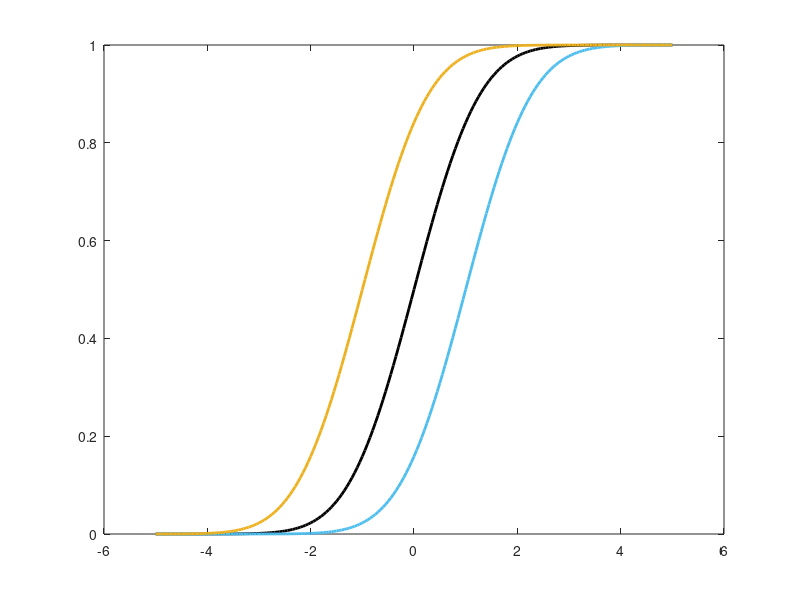

This chart was generated by the following MATLAB code: (Note: this script raises an error after producing the figure.)
clear all ; close all; 
cd ../


color_blue = [0.3010, 0.7450, 0.9330];
color_yellow = [0.9290 0.6940, 0.1250];

color_bp1 = [154, 208, 229]/255;
color_bp2 = [201, 221, 230]/255;

color_yp2 =  [237, 232, 196]/255;
color_yp1 =  [234, 223, 131]/255;

cmap_curves = [color_blue; color_bp1; color_bp2; color_yp2; color_yp1; color_yellow];


%% Psychometric curves (conceptual)

figure(41); clf; set(gcf,'position', [ 224        1019         159         139]); 
plot([-5:0.05:5], normcdf([-5:0.05:5], 0, 1),'-','color', 'k','linew', 2); hold on; 
plot([-5:0.05:5], normcdf([-5:0.05:5], 1, 1),'-','color', color_blue,'linew', 2);
plot([-5:0.05:5], normcdf([-5:0.05:5], -1, 1),'-','color', color_yellow,'linew', 2);

set_str{1} = 'retro'; 
set_str{2} = []; 
set_str{3} = 'subtract'; 

%% BMBU (Fig 4 or 5 E, G , H)
xxd = [-2:2]; Xxd = [ones(size(xxd')), xxd'];
linealph = 1; 
mk_type = 's';
for iplot  = 1 : length(set_str)
    str_att = set_str{iplot}; 
    if (iplot == 1)
        load('./results_exante/BMBU/exante_BMBU_retro.mat')
    elseif (iplot  == 2)
        load('./results_exante/BMBU/exante_BMBU_prosp.mat')
    elseif (iplot == 3)
        load('./results_exante/BMBU/exante_BMBU_subtract.mat')
    end
  
axis_small = 1:3; axis_large = 3:5;
len_sim = size(sim_sSam, 1); 

b_simAggsSam = nanmean(sim_sSam,1);
b_simAgglSam = nanmean(sim_lSam,1); 
b_simAggsDiff = nanmean(sim_sDiff,1); 
b_simAgglDiff = nanmean(sim_lDiff,1); 

e_sSam = nanstd(sim_sSam,1)/sqrt(len_sim);
e_lSam = nanstd(sim_lSam,1)/sqrt(len_sim); 
e_sDiff = nanstd(sim_sDiff,1)/sqrt(len_sim); 
e_lDiff = nanstd(sim_lDiff,1)/sqrt(len_sim); 


figure(41+iplot);

stp = 0; 
subplot(1,2,1);
    plot( [-3 3], [0 0 ],'-','color', [0.7 0.7 0.7], 'linewidth', 0.8);  hold on;
    plot([0 0], [-4 4], '-','color',[0.5 0.5 0.5]); hold on; 

    choiceColor = cmap_curves(1:3,:); col_regime = color_blue; 
    h=plot(Xxd(axis_small,2)', b_simAggsSam(:, axis_small),'-', 'color', col_regime , 'linewidth', 4); h.Color(4) = linealph; 

    for ic = 1 : 3
        h=plot(Xxd(axis_small(ic),2)' , b_simAggsSam(:, axis_small(ic)),mk_type, 'markerfacecolor', choiceColor(ic,:) ,'markeredgecolor', choiceColor(ic,:), 'linewidth', 1, 'markersize', 12); 
        errorbar(Xxd(axis_small(ic),2)'+ stp, b_simAggsSam(:, axis_small(ic)),  e_sSam(:, axis_small(ic)),'color', 'k', 'linewidth', 1 ,'linestyle','none'); 
    end
xlim([-3 3]); set(gca,'fontsize', 20,'xtick', -2:2, 'ticklength', [0.03 0.03]); xlabel('Stimulus_{\itt}_{\it-}_{\it1}'); ylabel('PSE_{\itt}')


choiceColor = cmap_curves(4:6,:); col_regime = color_yellow; 
    h=plot(Xxd(axis_large,2)', b_simAgglSam(:, axis_large),'-', 'color', col_regime, 'linewidth', 4); h.Color(4) = linealph; 
    for ic = 1 : 3
        h=plot(Xxd(axis_large(ic),2)' , b_simAgglSam(:, axis_large(ic)),mk_type, 'markerfacecolor', choiceColor(ic,:) , 'markeredgecolor', choiceColor(ic,:) , 'linewidth', 1, 'markersize', 12); 
        errorbar(Xxd(axis_large(ic),2)' + stp, b_simAgglSam(:, axis_large(ic)),  e_lSam(:, axis_large(ic)),'color', 'k', 'linewidth', 1 ,'linestyle','none'); 
    end


set(gca,'fontsize', 25, 'xtick', -2:2, 'xticklabel',{'-2','-1','0','1','2'}); xlabel('Stimulus_{\itt}_{\it-}_{\it1}') 
xlim([-3 3]);  set(gca,'linewidth', 2,'ticklength', [0.03 003])
set(gca, 'ytick', [-0.5 0 0.5], 'yticklabel', {'-','0','+'}) ;
xlabel('Stimulus_{\ittoi}') 

subplot(1,2,2);
plot( [-3 3], [0 0 ],'-','color', [0.7 0.7 0.7], 'linewidth', 0.8);  hold on;
plot([0 0], [-4 4], '-','color',[0.5 0.5 0.5]); hold on; 



choiceColor = flipud(cmap_curves(1:3,:)); col_regime = color_blue; 


h=plot(Xxd(axis_large,2)', b_simAggsDiff(:, axis_large),'-', 'color', col_regime , 'linewidth', 4); 
h.Color(4) = linealph; 


for ic = 1 : 3
h=plot(Xxd(axis_large(ic),2)' , b_simAggsDiff(:, axis_large(ic)),mk_type, 'markerfacecolor', choiceColor(ic,:) , 'markeredgecolor', choiceColor(ic,:) ,'linewidth', 1, 'markersize', 12); 
errorbar(Xxd(axis_large(ic),2)'+ stp, b_simAggsDiff(:, axis_large(ic)),  e_sDiff(:, axis_large(ic)),'color', 'k', 'linewidth', 1,'linestyle','none'); 
end


choiceColor = flipud( cmap_curves(4:6,:) ); col_regime = color_yellow; 


h=plot(Xxd(axis_small,2)',b_simAgglDiff(:, axis_small), '-', 'color', col_regime, 'linewidth', 4); 
h.Color(4) = linealph; 


for ic = 1 : 3
h=plot(Xxd(axis_small(ic),2)' , b_simAgglDiff(:, axis_small(ic)),mk_type, 'markerfacecolor', choiceColor(ic,:)  , 'markeredgecolor', choiceColor(ic,:)  ,'linewidth', 1, 'markersize', 12); 
errorbar(Xxd(axis_small(ic),2)'+ stp, b_simAgglDiff(:, axis_small(ic)),  e_lDiff(:, axis_small(ic)),'color', 'k', 'linewidth', 1,'linestyle','none'); 
end

xlim([-3 3]); set(gca,'fontsize', 25,'xtick', -2:2, 'ticklength', [0.03 0.03]); 
set(gca,'linewidth', 2,'ticklength', [0.03 003]); set(gca, 'ytick', [-0.5 0 0.5], 'yticklabel', {'-','0','+'}) ;
xlabel('Stimulus_{\ittoi}') 



set(gcf,'position', [ 2887         334         761         339]); 

yl = 1;
subplot(1,2,1); 
set(gca,'ytick', [-yl,0, yl], 'yticklabel', {['-',num2str(yl)], '0', num2str(yl)});
ylim([-yl yl]); 


if (isempty(str_att))    
    subplot(1,2,1); ylabel('PSE_{\ittoi}_{\it +}_{\it1}'); box off;
    subplot(1,2,2); ylabel('PSE_{\ittoi}_{\it +}_{\it1}'); box off; 
elseif strcmp(str_att, 'retro')
    subplot(1,2,1); ylabel('PSE_{\ittoi}_{\it -}_{\it1}'); box off;
    subplot(1,2,2);ylabel('PSE_{\ittoi}_{\it -}_{\it1}'); box off;
elseif strcmp(str_att, 'subtract')
    subplot(1,2,1); ylabel('PSE_{\ittoi}_{\it +}_{\it1} - PSE_{\ittoi}_{\it -}_{\it1}');box off;
    subplot(1,2,2);  ylabel('PSE_{\ittoi}_{\it +}_{\it1} - PSE_{\ittoi}_{\it -}_{\it1}');box off;
end
subplot(1,2,2); 
set(gca,'ytick', [-yl,0, yl], 'yticklabel', {['-',num2str(yl)], '0', num2str(yl)});
ylim([-yl yl]); 


end


%% RLVU (Fig 4 or 5 B, D, H)

mk_type = 'v';
for iplot  = 1 : 3
    figure(45+iplot);clf; 

    str_att = set_str{iplot}; 
    if (iplot == 1)
load('./results_exante/RLVU/exante_RLVU_retro.mat')

    elseif (iplot  == 2)
load('./results_exante/RLVU/exante_RLVU_prosp.mat')

    elseif (iplot == 3)
load('./results_exante/RLVU/exante_RLVU_subtract.mat')


    end





  
axis_small = 1:3; axis_large = 3:5;
len_sim = size(sim_sSam, 1); 

b_simAggsSam = nanmean(sim_sSam,1);
b_simAgglSam = nanmean(sim_lSam,1); 
b_simAggsDiff = nanmean(sim_sDiff,1); 
b_simAgglDiff = nanmean(sim_lDiff,1); 

e_sSam = nanstd(sim_sSam,1)/sqrt(len_sim);
e_lSam = nanstd(sim_lSam,1)/sqrt(len_sim); 
e_sDiff = nanstd(sim_sDiff,1)/sqrt(len_sim); 
e_lDiff = nanstd(sim_lDiff,1)/sqrt(len_sim); 


figure(45+iplot);


 stp = 0; 
subplot(1,2,1);
plot( [-3 3], [0 0 ],'-','color', [0.7 0.7 0.7], 'linewidth', 0.8);  hold on;
plot([0 0], [-4 4], '-','color',[0.5 0.5 0.5]); hold on; 

choiceColor = cmap_curves(1:3,:); col_regime = color_blue; 
h=plot(Xxd(axis_small,2)', b_simAggsSam(:, axis_small),'-', 'color', col_regime , 'linewidth', 4); 
h.Color(4) = linealph; 

for ic = 1 : 3
h=plot(Xxd(axis_small(ic),2)' , b_simAggsSam(:, axis_small(ic)),mk_type, 'markerfacecolor', choiceColor(ic,:) ,'markeredgecolor', choiceColor(ic,:), 'linewidth', 1, 'markersize', 12); 
errorbar(Xxd(axis_small(ic),2)'+ stp, b_simAggsSam(:, axis_small(ic)),  e_sSam(:, axis_small(ic)),'color', 'k', 'linewidth', 1 ,'linestyle','none'); 
end

xlim([-3 3]); set(gca,'fontsize', 20,'xtick', -2:2, 'ticklength', [0.03 0.03]); xlabel('Stimulus_{\itt}_{\it-}_{\it1}'); ylabel('PSE_{\itt}')


choiceColor = cmap_curves(4:6,:); col_regime = color_yellow; 
h=plot(Xxd(axis_large,2)', b_simAgglSam(:, axis_large),'-', 'color', col_regime, 'linewidth', 4); 
h.Color(4) = linealph; 
for ic = 1 : 3
h=plot(Xxd(axis_large(ic),2)' , b_simAgglSam(:, axis_large(ic)),mk_type, 'markerfacecolor', choiceColor(ic,:) , 'markeredgecolor', choiceColor(ic,:) , 'linewidth', 1, 'markersize', 12); 
errorbar(Xxd(axis_large(ic),2)' + stp, b_simAgglSam(:, axis_large(ic)),  e_lSam(:, axis_large(ic)),'color', 'k', 'linewidth', 1 ,'linestyle','none'); 


end


set(gca,'fontsize', 25, 'xtick', -2:2, 'xticklabel',{'-2','-1','0','1','2'}); xlabel('Stimulus_{\itt}_{\it-}_{\it1}') 
xlim([-3 3]);  set(gca,'linewidth', 2,'ticklength', [0.03 003])
set(gca, 'ytick', [-0.5 0 0.5], 'yticklabel', {'-','0','+'}) ;
xlabel('Stimulus_{\ittoi}') 

subplot(1,2,2);
plot( [-3 3], [0 0 ],'-','color', [0.7 0.7 0.7], 'linewidth', 0.8);  hold on;
plot([0 0], [-4 4], '-','color',[0.5 0.5 0.5]); hold on; 



choiceColor = flipud(cmap_curves(1:3,:)); col_regime = color_blue; 


h=plot(Xxd(axis_large,2)', b_simAggsDiff(:, axis_large),'-', 'color', col_regime , 'linewidth', 4); 
h.Color(4) = linealph; 


for ic = 1 : 3
h=plot(Xxd(axis_large(ic),2)' , b_simAggsDiff(:, axis_large(ic)),mk_type, 'markerfacecolor', choiceColor(ic,:) , 'markeredgecolor', choiceColor(ic,:) ,'linewidth', 1, 'markersize', 12); 
errorbar(Xxd(axis_large(ic),2)'+ stp, b_simAggsDiff(:, axis_large(ic)),  e_sDiff(:, axis_large(ic)),'color', 'k', 'linewidth', 1,'linestyle','none'); 
end


choiceColor = flipud( cmap_curves(4:6,:) ); col_regime = color_yellow; 


h=plot(Xxd(axis_small,2)',b_simAgglDiff(:, axis_small), '-', 'color', col_regime, 'linewidth', 4); 
h.Color(4) = linealph; 


for ic = 1 : 3
h=plot(Xxd(axis_small(ic),2)' , b_simAgglDiff(:, axis_small(ic)),mk_type, 'markerfacecolor', choiceColor(ic,:)  , 'markeredgecolor', choiceColor(ic,:)  ,'linewidth', 1, 'markersize', 12); 
errorbar(Xxd(axis_small(ic),2)'+ stp, b_simAgglDiff(:, axis_small(ic)),  e_lDiff(:, axis_small(ic)),'color', 'k', 'linewidth', 1,'linestyle','none'); 
end

xlim([-3 3]); set(gca,'fontsize', 25,'xtick', -2:2, 'ticklength', [0.03 0.03]); 
set(gca,'linewidth', 2,'ticklength', [0.03 003]); set(gca, 'ytick', [-0.5 0 0.5], 'yticklabel', {'-','0','+'}) ;
xlabel('Stimulus_{\ittoi}') 



set(gcf,'position', [ 2887         334         761         339]); 

yl = 1;
subplot(1,2,1); 
set(gca,'ytick', [-yl,0, yl], 'yticklabel', {['-',num2str(yl)], '0', num2str(yl)});
ylim([-yl yl]); 


if (isempty(str_att))    
    subplot(1,2,1); ylabel('PSE_{\ittoi}_{\it +}_{\it1}'); box off;
    subplot(1,2,2); ylabel('PSE_{\ittoi}_{\it +}_{\it1}'); box off; 
elseif strcmp(str_att, 'retro')
    subplot(1,2,1); ylabel('PSE_{\ittoi}_{\it -}_{\it1}'); box off;
    subplot(1,2,2);ylabel('PSE_{\ittoi}_{\it -}_{\it1}'); box off;
elseif strcmp(str_att, 'subtract')
    subplot(1,2,1); ylabel('PSE_{\ittoi}_{\it +}_{\it1} - PSE_{\ittoi}_{\it -}_{\it1}');box off;
    subplot(1,2,2);  ylabel('PSE_{\ittoi}_{\it +}_{\it1} - PSE_{\ittoi}_{\it -}_{\it1}');box off;
end
subplot(1,2,2); 
set(gca,'ytick', [-yl,0, yl], 'yticklabel', {['-',num2str(yl)], '0', num2str(yl)});
ylim([-yl yl]); 


end


%% S4 Fig A, B


figure(141);clf; 


load('./data/raw/exp_data.mat'); 
nSub = size(subjCmat,1); perf_sub = zeros(nSub, 1); 
nTrial = size(subjCmat{1,1},2); 
for iSub = 1: nSub
    
    cd1 = mean(sum(subjCmat{iSub,1} == subjCLmat{iSub,1},2)/nTrial) ;
    cd2 = mean(sum(subjCmat{iSub,2} == subjCLmat{iSub,2},2)/nTrial) ;
    cd3 = mean(sum(subjCmat{iSub,3} == subjCLmat{iSub,3},2)/nTrial) ;
    perf_sub(iSub,:) =   mean([cd1, cd2, cd3] );
end

    
subplot(1,2,1); 

which_model = 'RLVU'; 

if (strcmp(which_model,'RLVU'))
    load('./results_exante/RLVU/exante_RLVU_batchInfo.mat', 'simperf')
    h=histogram(simperf*100,[ 0.5:0.04:0.8] *100); hold on;
    h.FaceColor = [160 63 116]/255;
end
if (strcmp(which_model,'BMBU'))
    load('./results_exante/BMBU/exante_BMBU_batchInfo.mat', 'simperf')
    h=histogram(simperf*100,[ 0.5:0.04:0.8] *100); hold on;
    h.FaceColor = [86 137 56]/255;
end

h.EdgeColor = 'none'; h.FaceAlpha = 0.3; set(gca,'fontsize', 20); xlabel('Task performance (%)'); YA = ylim; 
human_min = min(perf_sub)*100; human_max = max(perf_sub)*100; 
plot([human_min human_min], [0 15],'k--','linew',2 )
plot([human_max human_max], [0 15],'k--','linew',2 )


h=histogram(perf_sub*100,[ 0.5:0.04:0.8] *100, 'linew',3);hold on; 
h.FaceColor = 'none';h.EdgeColor = 'k';



subplot(1,2,2); 

which_model = 'BMBU'; 

if (strcmp(which_model,'RLVU'))
    load('./results_exante/RLVU/exante_RLVU_batchInfo.mat', 'simperf')
    h=histogram(simperf*100,[ 0.5:0.04:0.8] *100); hold on;
    h.FaceColor = [160 63 116]/255;
end
if (strcmp(which_model,'BMBU'))
    load('./results_exante/BMBU/exante_BMBU_batchInfo.mat', 'simperf')
    h=histogram(simperf*100,[ 0.5:0.04:0.8] *100); hold on;
    h.FaceColor = [86 137 56]/255;
end

h.EdgeColor = 'none'; h.FaceAlpha = 0.3; set(gca,'fontsize', 20); xlabel('Task performance (%)'); YA = ylim; 
human_min = min(perf_sub)*100; human_max = max(perf_sub)*100; 
plot([human_min human_min], [0 15],'k--','linew',2 )
plot([human_max human_max], [0 15],'k--','linew',2 )


h=histogram(perf_sub*100,[ 0.5:0.04:0.8] *100, 'linew',3);hold on; 
h.FaceColor = 'none';h.EdgeColor = 'k';

% Check out these values
% mean(perf_sub) = 0.6785
 % min[0.6065] max[0.7394] 
 
 % World -updating [max - min] = [0.7456 - 0.5948]= 0.1508
 % Value -updating  [ 0.65 learning rate]            = [0.7801 - 0.5636] = 0.2165
 %                  [ 0.4 learning rate]                [0.7798 - 0.5811 ] = 0.1987
 %                  [ 0.35 learning rate]              [0.7783 - 0.5863 ] = 0.1920
 %                 [ 0.3 learning rate]                [0.7795 - 0.5895] = 0.1900
  %                 
